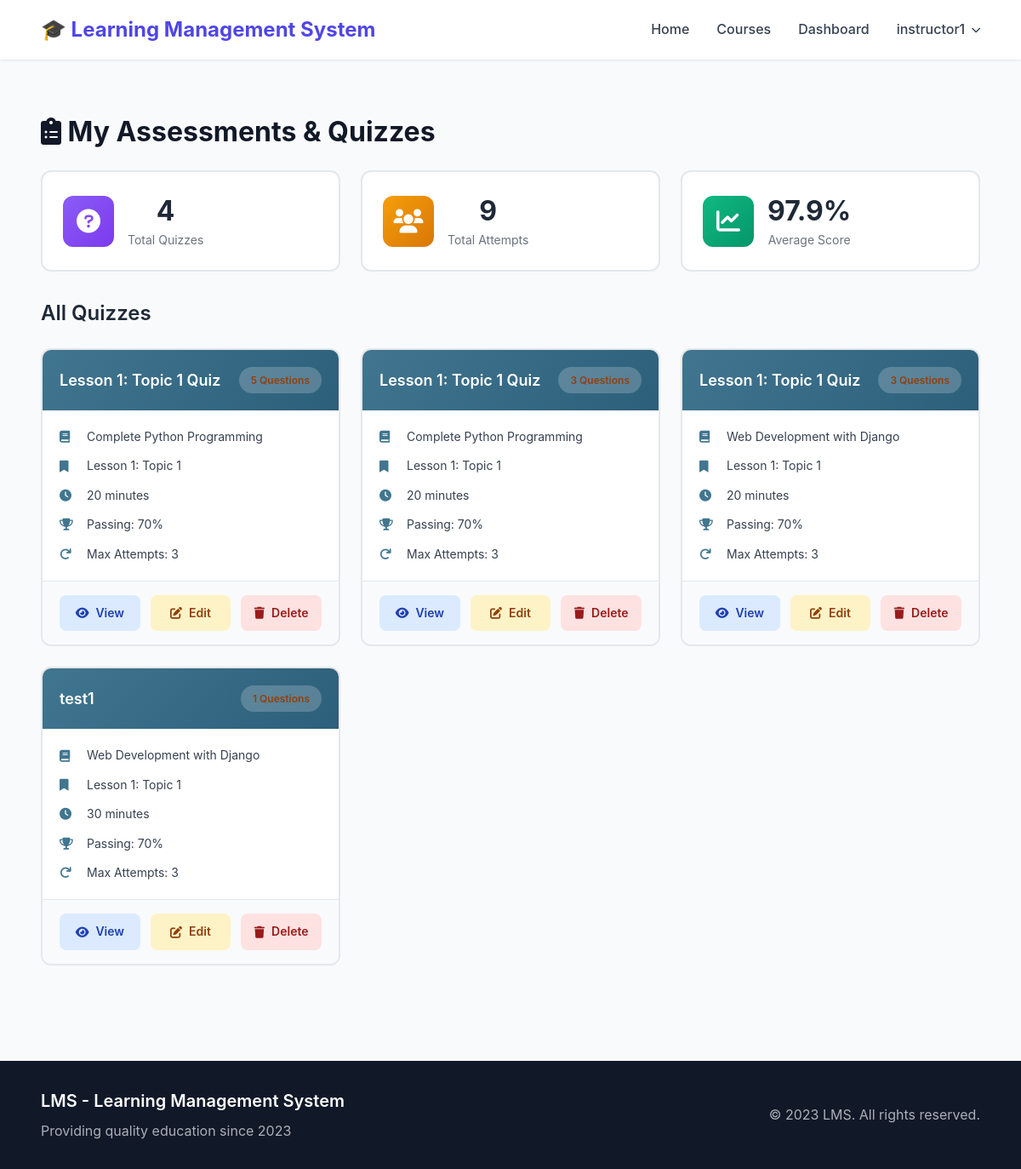
Screenshot of /quizzes/assessments/ (signed in) with the database file from the repository.
### accounts/models.py (models this page shows, shortened)
class User(AbstractUser):
    USER_TYPE_CHOICES = (
        ('student', 'Student'),
        ('instructor', 'Instructor'),
        ('admin', 'Admin'),
    )
    user_type = models.CharField(max_length=10, choices=USER_TYPE_CHOICES, default='student')
    profile_picture = models.ImageField(upload_to='profile_pictures/', null=True, blank=True)
    phone = models.CharField(max_length=20, null=True, blank=True)
    bio = models.TextField(blank=True, null=True)
    date_of_birth = models.DateField(null=True, blank=True)
    website = models.URLField(max_length=200, blank=True, null=True)
    address = models.TextField(blank=True, null=True)
    LEARNING_STYLE_CHOICES = (
        ('visual', 'Visual'),
        ('auditory', 'Auditory'),
        ('reading', 'Reading/Writing'),
        ('kinesthetic', 'Kinesthetic'),
    )
    learning_style = models.CharField(max_length=20, choices=LEARNING_STYLE_CHOICES, null=True, blank=True)
    preferred_language = models.CharField(max_length=50, blank=True, null=True)
    daily_study_goal = models.PositiveIntegerField(default=30, validators=[MinValueValidator(15), MaxValueValidator(480)])  # in minutes
    @property
    def is_instructor(self):
        return self.user_type == 'instructor'
    @property
    def is_admin(self):
        return self.is_superuser or self.user_type == 'admin'

### quizzes/models.py (models this page shows, shortened)
class Quiz(models.Model):
    title = models.CharField(max_length=200)
    lesson = models.ForeignKey(
        Lesson,
        on_delete=models.CASCADE,
        related_name='quizzes'
    )
    instructor = models.ForeignKey(
        settings.AUTH_USER_MODEL,
        on_delete=models.CASCADE,
        related_name='quizzes'
    )
    description = models.TextField(blank=True)
    instructions = models.TextField(blank=True, help_text="Instructions for students")
    start_date = models.DateTimeField(null=True, blank=True, help_text="When quiz becomes available")
    end_date = models.DateTimeField(null=True, blank=True, help_text="When quiz closes")
    time_limit_minutes = models.PositiveIntegerField(default=30, help_text="Duration in minutes")
    passing_score = models.PositiveIntegerField(default=70, help_text="Percentage to pass")
    max_attempts = models.PositiveIntegerField(default=3, help_text="Maximum attempts allowed")
    is_published = models.BooleanField(default=False)
    shuffle_questions = models.BooleanField(default=True)
    show_correct_answers = models.BooleanField(default=True)
    created_at = models.DateTimeField(auto_now_add=True)
    updated_at = models.DateTimeField(auto_now=True)
    @property
    def total_questions(self):
        return self.questions.count()

### courses/models.py (models this page shows, shortened)
class Lesson(models.Model):
    module = models.ForeignKey(Module, on_delete=models.CASCADE, related_name='lessons')
    title = models.CharField(max_length=200)
    content = models.TextField(blank=True)
    description = models.TextField(blank=True, null=True)
    video_file = models.FileField(upload_to='lesson_videos/', blank=True, null=True, help_text="Upload video file (MP4, WebM, etc.)")
    video_url = models.URLField(blank=True, null=True, help_text="YouTube/Vimeo URL (optional reference)")
    attachment = models.FileField(upload_to='lesson_attachments/', blank=True, null=True)
    order = models.PositiveIntegerField(default=0)
    class Meta:
        ordering = ['order']

class Module(models.Model):
    course = models.ForeignKey(Course, on_delete=models.CASCADE, related_name='modules')
    title = models.CharField(max_length=200)
    description = models.TextField(blank=True, null=True)
    order = models.PositiveIntegerField(default=0)
    class Meta:
        ordering = ['order']

class Course(models.Model):
    title = models.CharField(max_length=200, unique=True)
    code = models.CharField(max_length=20, unique=True, blank=True, null=True, help_text="Unique course code (e.g., CS101)")
    description = models.TextField()
    instructor = models.ForeignKey(
        settings.AUTH_USER_MODEL,
        on_delete=models.CASCADE,
        related_name='courses_taught'
    )
    thumbnail = models.ImageField(upload_to='course_thumbnails/', null=True, blank=True)
    syllabus = models.FileField(upload_to='syllabi/', null=True, blank=True)
    category = models.ForeignKey(Category, on_delete=models.SET_NULL, null=True, blank=True, related_name='courses')
    created_at = models.DateTimeField(auto_now_add=True)
    updated_at = models.DateTimeField(auto_now=True)

### quizzes/instructor_views.py (the view)
# urls.py: path('assessments/', instructor_views.instructor_assessments, name='instructor_assessments'),
@login_required
@instructor_required
def instructor_assessments(request):
    courses = Course.objects.filter(instructor=request.user)
    quizzes = Quiz.objects.filter(instructor=request.user).select_related('lesson__module__course')
    total_quizzes = quizzes.count()
    total_attempts = QuizAttempt.objects.filter(quiz__in=quizzes).count()
    avg_score = QuizAttempt.objects.filter(quiz__in=quizzes, score__isnull=False).aggregate(
        avg=models.Avg('score')
    )['avg'] or 0
    context = {
        'courses': courses,
        'quizzes': quizzes,
        'total_quizzes': total_quizzes,
        'total_attempts': total_attempts,
        'avg_score': avg_score,
    }
    return render(request, 'quizzes/instructor_assessments.html', context)

### templates/quizzes/instructor_assessments.html (shortened to what this page needs)
{% extends 'base.html' %}
{% block content %}
<div class="container py-5">
    <h2 class="mb-4"><i class="fas fa-clipboard-list"></i> My Assessments & Quizzes</h2>
    <div class="stats-grid">
        <div class="stat-card">
            <div class="stat-icon quizzes">
                <i class="fas fa-question-circle"></i>
            </div>
            <div class="stat-content">
                <h3>{{ total_quizzes }}</h3>
                <p>Total Quizzes</p>
            </div>
        </div>
        <div class="stat-card">
            <div class="stat-icon attempts">
                <i class="fas fa-users"></i>
            </div>
            <div class="stat-content">
                <h3>{{ total_attempts }}</h3>
                <p>Total Attempts</p>
            </div>
        </div>
        <div class="stat-card">
            <div class="stat-icon score">
                <i class="fas fa-chart-line"></i>
            </div>
            <div class="stat-content">
                <h3>{{ avg_score|floatformat:1 }}%</h3>
                <p>Average Score</p>
            </div>
        </div>
    </div>
    <h3 class="section-title">All Quizzes</h3>
    {% if quizzes %}
    <div class="quizzes-grid">
        {% for quiz in quizzes %}
        <div class="quiz-assessment-card">
            <div class="quiz-card-header">
                <h5>{{ quiz.title }}</h5>
                <span class="quiz-badge">{{ quiz.total_questions }} Questions</span>
            </div>
            <div class="quiz-card-body">
                <div class="quiz-info-item">
                    <i class="fas fa-book"></i>
                    <span>{{ quiz.lesson.module.course.title }}</span>
                </div>
                <div class="quiz-info-item">
                    <i class="fas fa-bookmark"></i>
                    <span>{{ quiz.lesson.title }}</span>
                </div>
                <div class="quiz-info-item">
                    <i class="fas fa-clock"></i>
                    <span>{{ quiz.time_limit_minutes }} minutes</span>
                </div>
                <div class="quiz-info-item">
                    <i class="fas fa-trophy"></i>
                    <span>Passing: {{ quiz.passing_score }}%</span>
                </div>
                <div class="quiz-info-item">
                    <i class="fas fa-redo"></i>
                    <span>Max Attempts: {{ quiz.max_attempts }}</span>
                </div>
            </div>
            <div class="quiz-card-footer">
                <a href="{% url 'quizzes:quiz_detail' quiz.pk %}" class="quiz-action-btn view">
                    <i class="fas fa-eye"></i> View
                </a>
                <a href="{% url 'quizzes:edit_quiz' quiz.pk %}" class="quiz-action-btn edit">
                    <i class="fas fa-edit"></i> Edit
                </a>
                <a href="{% url 'quizzes:delete_quiz' quiz.pk %}" class="quiz-action-btn delete">
                    <i class="fas fa-trash"></i> Delete
                </a>
            </div>
        </div>
        {% endfor %}
    </div>
    {% else %}
    <div class="empty-state">
        <i class="fas fa-clipboard-list"></i>
        <p>No quizzes created yet.</p>
        <small>Create quizzes from lesson pages</small>
    </div>
    {% endif %}
</div>
{% endblock %}

### templates/base.html (shortened to what this page needs)
<!DOCTYPE html>
<html lang="en">
<head>
    <link rel="stylesheet" href="https://cdnjs.cloudflare.com/ajax/libs/font-awesome/6.0.0/css/all.min.css">
    {% load static %}
    <link rel="stylesheet" href="{% static 'css/reset.css' %}?v=11">
    <link rel="stylesheet" href="{% static 'css/responsive.css' %}?v=17">
    <link rel="stylesheet" href="{% static 'css/style.css' %}?v=11">
    <link rel="stylesheet" href="{% static 'css/admin-fix.css' %}?v=11">
    <link rel="stylesheet" href="{% static 'css/navbar-fix.css' %}?v=11">
    <link rel="stylesheet" href="{% static 'css/instructor-students.css' %}?v=11">
    <link rel="stylesheet" href="{% static 'css/lessons.css' %}?v=2">
    <link rel="stylesheet" href="{% static 'css/quizzes.css' %}?v=2">
    <link rel="stylesheet" href="{% static 'css/dashboard.css' %}?v=2">
    <link rel="stylesheet" href="{% static 'css/student-progress.css' %}?v=2">
    <link rel="stylesheet" href="{% static 'css/admin-progress.css' %}?v=2">
    <link rel="stylesheet" href="{% static 'css/doubts.css' %}?v=2">
    <link rel="stylesheet" href="{% static 'css/assessments.css' %}?v=2">
    <link rel="stylesheet" href="{% static 'css/forms.css' %}?v=1">
</head>
<body>
    <nav class="navbar">
        <div class="container navbar-container">
            <a class="navbar-brand" href="/">🎓 Learning Management System</a>
            <div class="navbar-menu" id="navbarMenu">
                <a class="nav-link" href="{% url 'home' %}">Home</a>
                <a class="nav-link" href="{% url 'courses:course_list' %}">Courses</a>
                {% if user.is_authenticated %}
                <a class="nav-link" href="{% url 'accounts:dashboard' %}">Dashboard</a>
                <div class="dropdown" id="userDropdownContainer">
                    <span class="nav-link dropdown-toggle" onclick="toggleDropdown(event)">{{ user.username }}</span>
                </div>
                {% else %}
                <a class="nav-link" href="{% url 'accounts:login' %}">Login</a>
                <a class="btn-register" href="{% url 'accounts:register' %}">Register</a>
                {% endif %}
            </div>
        </div>
    </nav>
    <main>
        {% block content %}{% endblock %}
    </main>
    <footer>
        <div class="container">
            <div class="footer-content">
                <div class="footer-left">
                    <h5>LMS - Learning Management System</h5>
                    <p>Providing quality education since 2023</p>
                </div>
                <div class="footer-right">
                    <p>&copy; 2023 LMS. All rights reserved.</p>
                </div>
            </div>
        </div>
    </footer>
</body>
</html>

### static/css/responsive.css (style rules this page uses)
:root { --primary: #4f46e5; --primary-dark: #4338ca; --secondary: #06b6d4; --success: #10b981; --danger: #ef4444; --warning: #f59e0b; --dark: #1f2937; --light: #f9fafb; --white: #ffffff; --gray-100: #f3f4f6; --gray-200: #e5e7eb; --gray-300: #d1d5db; --gray-500: #6b7280; --gray-700: #374151; --gray-900: #111827; --shadow: 0 1px 3px rgba(0,0,0,0.1); --shadow-md: 0 4px 6px rgba(0,0,0,0.1); --shadow-lg: 0 10px 15px rgba(0,0,0,0.1); --radius: 0.5rem; --radius-lg: 0.75rem; --transition: all 0.3s ease; --max-width: 1280px; }
body { font-size: clamp(0.875rem, 2vw, 1rem); color: var(--gray-900); background: var(--light); }
h2 { font-size: clamp(1.5rem, 4vw, 2rem); font-weight: 700; line-height: 1.3; margin-bottom: 0.875rem; }
h3 { font-size: clamp(1.25rem, 3vw, 1.75rem); font-weight: 600; line-height: 1.4; margin-bottom: 0.75rem; }
h5 { font-size: clamp(1rem, 2vw, 1.25rem); font-weight: 600; line-height: 1.5; margin-bottom: 0.5rem; }
p { margin-bottom: 1rem; line-height: 1.6; }
.container { width: 100%; max-width: var(--max-width); margin: 0 auto; padding: 0 1rem; }
@media (min-width: 768px) { .container { padding: 0 2rem; } }
@media (min-width: 1024px) { .container { padding: 0 3rem; } }
.navbar { background: var(--white); box-shadow: var(--shadow); position: sticky; top: 0; z-index: 1000; padding: 1rem 0; }
.navbar-container { display: flex; justify-content: space-between; align-items: center; gap: 1rem; }
.navbar-brand { font-size: clamp(1.25rem, 3vw, 1.5rem); font-weight: 700; color: var(--primary); }
.navbar-menu { position: fixed; top: 0; right: -100%; width: min(80%, 300px); height: 100vh; background: var(--white); box-shadow: var(--shadow-lg); padding: 2rem 1.5rem; transition: right 0.3s ease; }
.navbar-menu .nav-link { display: block; padding: 0.875rem 0; color: var(--gray-700); font-weight: 500; border-bottom: 1px solid var(--gray-200); transition: var(--transition); }
.dropdown { position: relative; }
.dropdown-toggle { cursor: pointer; display: flex; align-items: center; gap: 0.5rem; }
.dropdown-toggle::after { content: '▾'; font-size: 0.75em; }
@media (min-width: 768px) { .navbar-menu { position: static; width: auto; height: auto; padding: 0; display: flex; align-items: center; gap: 2rem; box-shadow: none; } }
@media (min-width: 768px) { .navbar-menu .nav-link { padding: 0; border: none; } }
footer { background: linear-gradient(135deg, #1f2937 0%, #111827 100%); color: var(--gray-300); padding: 2rem 0; margin-top: 4rem; }
.footer-content { display: flex; justify-content: space-between; align-items: center; }
.footer-left h5 { margin: 0 0 0.5rem 0; font-size: 1.25rem; color: white; }
.footer-left p, .footer-right p { margin: 0; opacity: 0.8; }
.mb-4 { margin-bottom: 2rem; }
.py-5 { padding-top: 3rem; padding-bottom: 3rem; }

### static/css/style.css (style rules this page uses)
.stat-card { text-align: center; }
footer { background: var(--gray-900); color: var(--gray-300); padding: 2rem 0; margin-top: 4rem; }

### static/css/admin-fix.css (style rules this page uses)
.mb-4 { margin-bottom: 1.5rem !important; }

### static/css/navbar-fix.css (style rules this page uses)
.navbar .dropdown { position: relative; }
.navbar .dropdown-toggle { cursor: pointer; user-select: none; display: flex; align-items: center; gap: 0.5rem; }
.navbar .dropdown-toggle::after { content: '\f078'; font-family: 'Font Awesome 6 Free'; font-weight: 900; font-size: 0.7rem; transition: transform 0.3s; }

### static/css/instructor-students.css (style rules this page uses)
.mb-4 { margin-bottom: 1.5rem; }

### static/css/lessons.css (style rules this page uses)
.quiz-badge { display: inline-flex; align-items: center; gap: 0.25rem; padding: 0.25rem 0.75rem; background: #e5e7eb; color: #374151; border-radius: 9999px; font-size: 0.75rem; font-weight: 500; }

### static/css/student-progress.css (style rules this page uses)
.section-title { margin: 2rem 0 1.5rem 0; color: #1f2937; font-size: 1.5rem; }
.quiz-badge { padding: 0.25rem 0.75rem; background: #fef3c7; color: #92400e; border-radius: 9999px; font-size: 0.75rem; font-weight: 600; }

### static/css/admin-progress.css (style rules this page uses)
.stats-grid { display: grid; grid-template-columns: repeat(auto-fit, minmax(200px, 1fr)); gap: 1.5rem; margin-bottom: 2rem; }
.stat-card { background: white; border: 2px solid #e5e7eb; border-radius: 0.75rem; padding: 1.5rem; display: flex; align-items: center; gap: 1rem; transition: all 0.3s ease; }
.stat-icon { width: 60px; height: 60px; border-radius: 0.75rem; display: flex; align-items: center; justify-content: center; font-size: 1.75rem; color: white; }
.stat-content h3 { margin: 0; font-size: 2rem; font-weight: 700; color: #1f2937; }
.stat-content p { margin: 0; color: #6b7280; font-size: 0.875rem; }
.section-title { margin: 2rem 0 1.5rem 0; color: #1f2937; font-size: 1.5rem; }

### rows the page displays
User: username "instructor1"
Quiz: title "Lesson 1: Topic 1 Quiz", total_questions "5", lesson.module.course "Complete Python Programming", lesson "Lesson 1: Topic 1", time_limit_minutes "20", passing_score "70", max_attempts "3"
Quiz: title "Lesson 1: Topic 1 Quiz", total_questions "3", lesson.module.course "Complete Python Programming", lesson "Lesson 1: Topic 1", time_limit_minutes "20", passing_score "70", max_attempts "3"
Quiz: title "Lesson 1: Topic 1 Quiz", total_questions "3", lesson.module.course "Web Development with Django", lesson "Lesson 1: Topic 1", time_limit_minutes "20", passing_score "70", max_attempts "3"
Quiz: title "test1", total_questions "1", lesson.module.course "Web Development with Django", lesson "Lesson 1: Topic 1", time_limit_minutes "30", passing_score "70", max_attempts "3"

### other values shown
{{ total_quizzes }} "4"
{{ total_attempts }} "9"
{{ avg_score|floatformat:1 }} "97.9"
